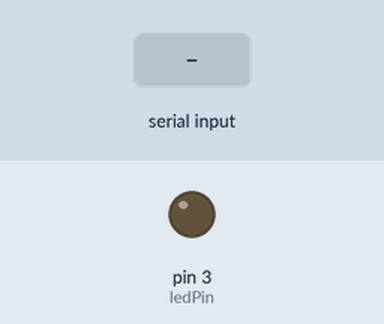
This sketch was run on a simulated Arduino Uno, built with avr-gcc and run on an emulated ATmega328P. Parts: output pins drawn as LEDs (lit = HIGH). The inputs (shaded band) are chosen by the test bench.

Above: at 1.2 s.
1.3 s: byte 255 (255) received over Serial
At 2.2 s:
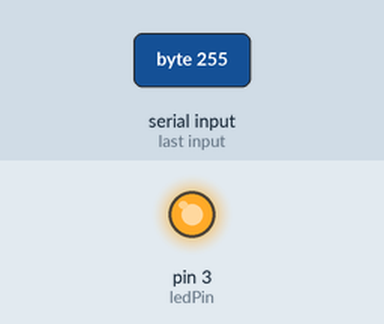
Timing chart, 0 to 4.3 s (numbered marks = the images above; inputs shaded):
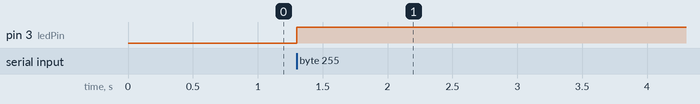

Measured:
- after the input at 1.3 s, pin 3 (ledPin): LOW → HIGH at once

The sketch:

sketch_apr10a.ino
```cpp
const int ledPin = 3; //LED light being triggered by mouse press
int incomingByte; // a variable to read incoming serial data into

//potentiometer
const int analogInPin = A0;  // Analog input pin that the potentiometer is attached to
const int analogOutPin = 3;  // Analog output pin that the LED is attached to


//potentiometer
int sensorValue = 0;  // value read from the pot
int outputValue = 0;  // value output to the PWM (analog out)

void setup() {
  // initialize serial communications at 9600 bps:
  Serial.begin(9600);
  pinMode(ledPin, OUTPUT);

}

void loop() {
  // put your main code here, to run repeatedly:
  if (Serial.available() > 0) { // see if there's incoming serial data
    incomingByte = Serial.read(); // read it
    if (incomingByte == 255 ) {    // if it's a capital up arrow
      digitalWrite(ledPin, HIGH); // turn on the LED
    }
    if (incomingByte == 0) {    // if it's an down arrow
      digitalWrite(ledPin, LOW);  // turn off the LED
    }
  }
}
```
